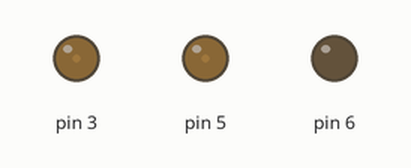
This sketch was run on a simulated Arduino Uno, built with avr-gcc and run on an emulated ATmega328P. On the bench: output pins drawn as LEDs (lit = HIGH).

Above: at 0.15 s.
At 2.56 s:
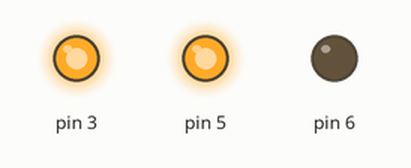
At 8.59 s:
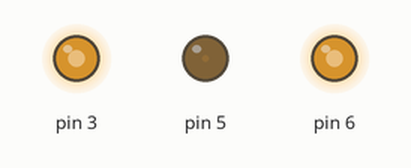
At 19.71 s:
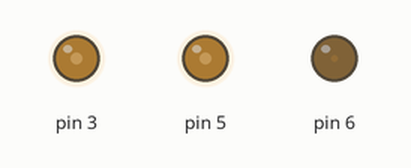
At 29.63 s:
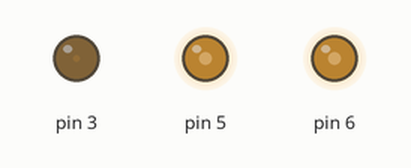
At 39.85 s:
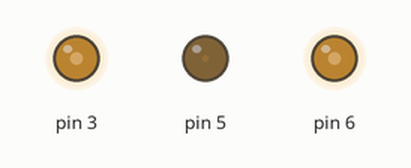
Timing chart, 0 to 39.9 s (numbered marks = the images above):
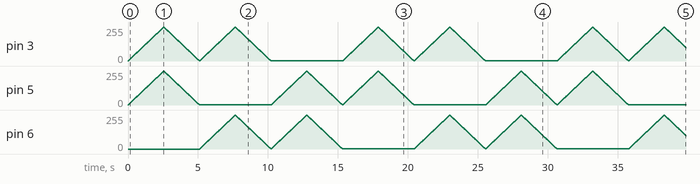

The sketch:

LGB_slowly_updown.ino
```cpp
void setup() {
  pinMode(3, OUTPUT);
  pinMode(5, OUTPUT);
  pinMode(6, OUTPUT);
  pinMode(A0, INPUT);

}
//불 업
void loop() {
  for(int i =0; i<255; i++){
    analogWrite(3,i);
    analogWrite(5,i);
    delay(10);
  }
//불 다운
   for(int i =255; i!=0; i--){
    analogWrite(3,i);
    analogWrite(5,i);
    delay(10);
  }

   for(int i =0; i<255; i++){
    analogWrite(3,i);
    analogWrite(6,i);
    delay(10);
  }
   for(int i =255; i!=0; i--){
    analogWrite(3,i);
    analogWrite(6,i);
    delay(10);
  }

   for(int i =0; i<255; i++){
    analogWrite(6,i);
    analogWrite(5,i);
    delay(10);
  }

   for(int i =255; i!=0; i--){
    analogWrite(6,i);
    analogWrite(5,i);
    delay(10);
  }
}
```
